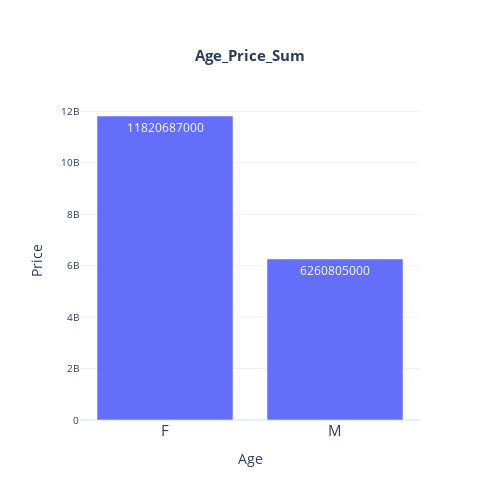

The notebook cell this image was saved under:
### Code cell
# 데이터프레임 생성
import numpy as np
import pandas as pd
# df = pd.DataFrame(np.random.rand(10, 2), columns=['A', 'B'])

#막대그래프 그리기
import plotly.graph_objects as go
fig = go.Figure()
fig.add_trace(
    go.Bar(
        x=df_gender_cnt['gender'], y=df_gender_cnt['price'], text=df_gender_cnt['price'], textposition='auto'
    )
)
fig.update_layout(
    {
        "title": {
            "text": "<b>Age_Price_Sum</b>",
            "x": 0.5,
            "y": 0.9,
            "font": {
                "size": 15
            }
        },
        "xaxis": {
            "title": "Age",
            # "showticklabels":True,
            # "tick0": "2017-01-31",
            # "dtick": "M1",
            "tickfont": {
                "size": 15               
            }
        },
        "yaxis": {
            "title": "Price",
            "tickfont": {
                "size": 10                
            }
        },
        "template":'plotly_white',
        "showlegend": False,
        "autosize":False,
        "width":500,
        "height":500
    }
)

### Figure 1 — Plotly figure (JSON) as saved in the notebook; plotly's stock layout.template omitted (floating-point values rounded to 4 significant figures)
{"data": [{"text": [11820687000, 6260805000], "textposition": "auto", "type": "bar", "x": ["F", "M"], "y": [11820687000, 6260805000]}], "layout": {"autosize": false, "height": 500, "showlegend": false, "title": {"font": {"size": 15}, "text": "<b>Age_Price_Sum</b>", "x": 0.5, "y": 0.9}, "width": 500, "xaxis": {"autorange": true, "range": [-0.5, 1.5], "tickfont": {"size": 15}, "title": {"text": "Age"}, "type": "category"}, "yaxis": {"autorange": true, "range": [0, 12440000000.0], "tickfont": {"size": 10}, "title": {"text": "Price"}, "type": "linear"}}}
